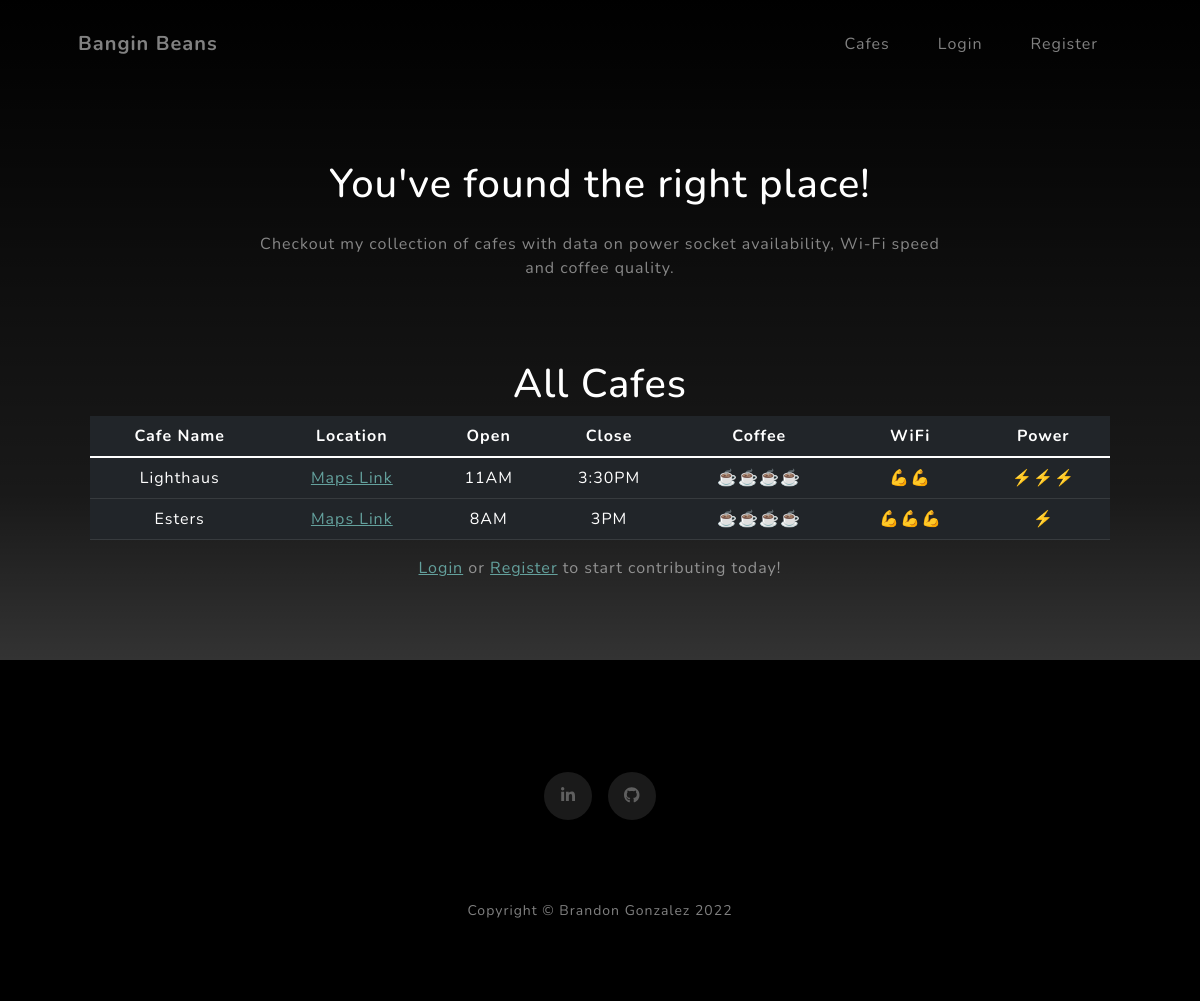
Screenshot of /cafes with the database file from the repository.
### main.py (models this page shows)
class Cafes(db.Model):
    __tablename__ = "cafes"
    id = db.Column(db.Integer, primary_key=True)
    cafe = db.Column(db.String(100))
    location = db.Column(db.String(250))
    open_time = db.Column(db.String(8))
    close_time = db.Column(db.String(8))
    rating = db.Column(db.String(5))
    wifi = db.Column(db.String(5))
    power = db.Column(db.String(5))

### main.py (the view)
@app.route('/cafes')
def cafes():
    table_titles = ["Cafe Name", "Location", "Open", "Close", "Coffee", "WiFi", "Power"]
    all_cafes = Cafes.query.all()
    return render_template('cafes.html', titles=table_titles, cafes=all_cafes, year=CURRENT_YEAR)

### templates/cafes.html
{% include "header.html" %}
        <section class="about-section text-center" id="about">
            <div class="container px-4 px-lg-5">
                <div class="row gx-4 gx-lg-5 justify-content-center">
                    <div class="col-lg-8">
                        <h1 class="text-white mb-4">You've found the right place!</h1>
                        <p class="text-white-50">
                            Checkout my collection of cafes with data on power socket availability, Wi-Fi speed and coffee quality.
                        </p>
                    </div>
                </div>
                <div class="container">
                  <div class="row">
                    <div class="col-sm-12">
                      <h1 class="text-white">All Cafes</h1>
                      <table class="table table-dark">
                          <thead>
                            <tr>
                              {% for title in titles %}
                                <th scope="col">
                                    {{ title }}
                                </th>
                              {% endfor %}
                            </tr>
                          </thead>
                          <tbody>
                            {% for row in cafes %}
                            <tr>
                                <td>
                                    {{ row.cafe }}
                                </td>
                                <td>
                                    <a href="{{ row.location }}">Maps Link</a>
                                </td>
                                <td>
                                    {{ row.open_time }}
                                </td>
                                <td>
                                    {{ row.close_time }}
                                </td>
                                <td>
                                    {{ row.rating }}
                                </td>
                                <td>
                                    {{ row.wifi }}
                                </td>
                                <td>
                                    {{ row.power }}
                                </td>
                            </tr>
                            {% endfor %}
                          </tbody>
                      </table>
                        {% if not current_user.is_authenticated %}
                      <p class="text-white-50"><a href="{{ url_for('login') }}">Login</a> or <a href="{{ url_for('register') }}">Register</a> to start contributing today!</p>
                        {% else %}
                        <a class="btn btn-primary" href="{{ url_for('cafes') }}">Contribute</a>
                        {% endif %}
                    </div>
                  </div>
                </div>
            </div>
        </section>
{% include "footer.html" %}

### rows the page displays
Cafes: cafe "Lighthaus", open_time "11AM", close_time "3:30PM", rating "☕️☕️☕️☕️", wifi "💪💪", power "⚡️⚡️⚡️"
Cafes: cafe "Esters", open_time "8AM", close_time "3PM", rating "☕️☕️☕️☕️", wifi "💪💪💪", power "⚡️"

### other values shown
{{ title }} "Cafe Name" "Location" "Open" "Close" "Coffee" "WiFi" "Power"
{{ year }} "2022"
